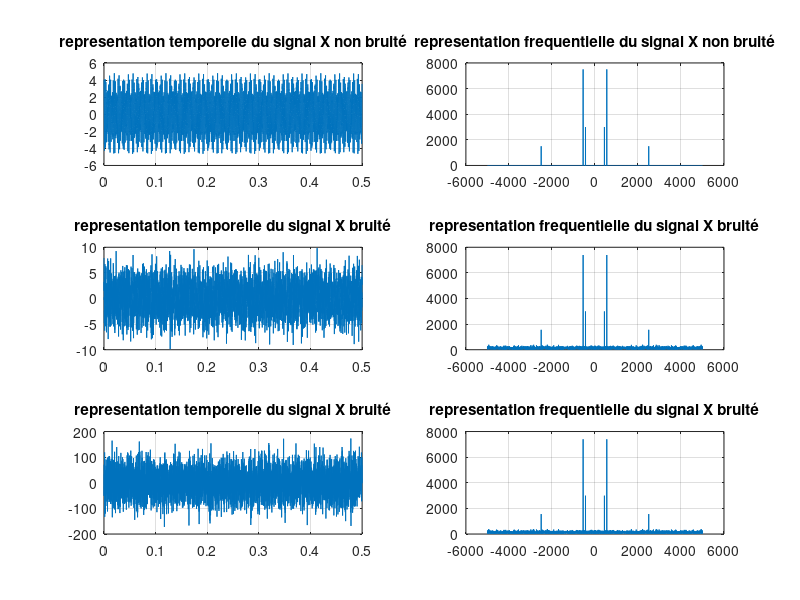

Write the MATLAB code that produced this figure.
clear 
close all 
clc


fe=10000; %la fréquence d'echantillonnage
Te=1/fe; % la période d'echantillonnage
N=5000; % nbr d'echantillons


t=0:Te:(N-1)*Te; % le pas c'est une période d'échantillonnage

x=1.2*cos(2*pi*440*t+1.2)+3*cos(2*pi*550*t)+0.6*cos(2*pi*2500*t);

%{
plot(t,x)
grid on
title('signal X')
xlabel('t')
ylabel('X(t)')
%}
% Representation fréquentielle 

%%fshift = 0: fe/N: (N-1)*(fe/N); % le pas de discrétisation est fe/N 
fshift2 = (-N/2:(N/2)-1)*(fe/N); 
% est ça génère aussi 5000 echantillons

 y=fft(x)
 %{
 %plot(fshift,abs(y)); % la fct abs est pour calculer les amplitudes
 plot(fshift2,fftshift(abs(y))); % la fct abs est pour calculer les amplitudes
 grid on
 title('représentation du spectre d amplitude de la TFD du signal X')
 xlabel('fshift')
 ylabel('amplitudes')
%}
%%


 %{
% Signal bruité 

xbruit1 =  x + 2*randn(size(x)); 

ybruit1 = abs(fft(xbruit1));

xbruit2 =  x + 50*randn(size(x));

ybruit2 = abs(fft(xbruit2));

%  plot(fshift,fftshift(ybruit),'G');
subplot(3,2,1)
plot(t,x,'.')
title('representation temporelle du signal X non bruité');
subplot(3,2,2)
plot(fshift,y);
title('representation frequentielle du signal X non bruité');
subplot(3,2,3)
plot(t,2*randn(size(x)));
title('representation temporelle du signal X bruité');
subplot(3,2,4)
plot(fshift,fftshift(ybruit1));
title('representation frequentielle du signal X bruité');
subplot(3,2,5)
plot(t,50*randn(size(x)));
title('representation temporelle du signal X bruité');
subplot(3,2,6)
plot(fshift,fftshift(ybruit2));
title('representation frequentielle du signal X bruité');
 %}



% Signal bruité 
%{
xbruit =  x + 2*randn(size(x)); 
ybruit = abs(fft(xbruit));
subplot(2,1,1)
plot(fshift2,fftshift(abs(y)));
title('representation frequentielle du signal X non bruité');
grid on
subplot(2,1,2)
plot(fshift2,fftshift(ybruit));
title('representation frequentielle du signal X bruité');
grid on

%}







xbruit =  x + 2*randn(size(x));
ybruit = abs(fft(xbruit));

xbruit2 = x + 50*randn(size(x));
ybruit2 = abs(fft(xbruit));


subplot(3,2,1)
plot(t,x)
title('representation temporelle du signal X non bruité');
grid on

subplot(3,2,2)
plot(fshift2,fftshift(abs(y)));
title('representation frequentielle du signal X non bruité');
grid on 

subplot(3,2,3)
plot(t,xbruit)
title('representation temporelle du signal X bruité');
grid on

subplot(3,2,4)
plot(fshift2,fftshift(abs(ybruit)));
title('representation frequentielle du signal X bruité');
grid on

subplot(3,2,5)
plot(t,xbruit2)
title('representation temporelle du signal X bruité');
grid on

subplot(3,2,6)
plot(fshift2,fftshift(abs(ybruit2)));
title('representation frequentielle du signal X bruité');
grid on


